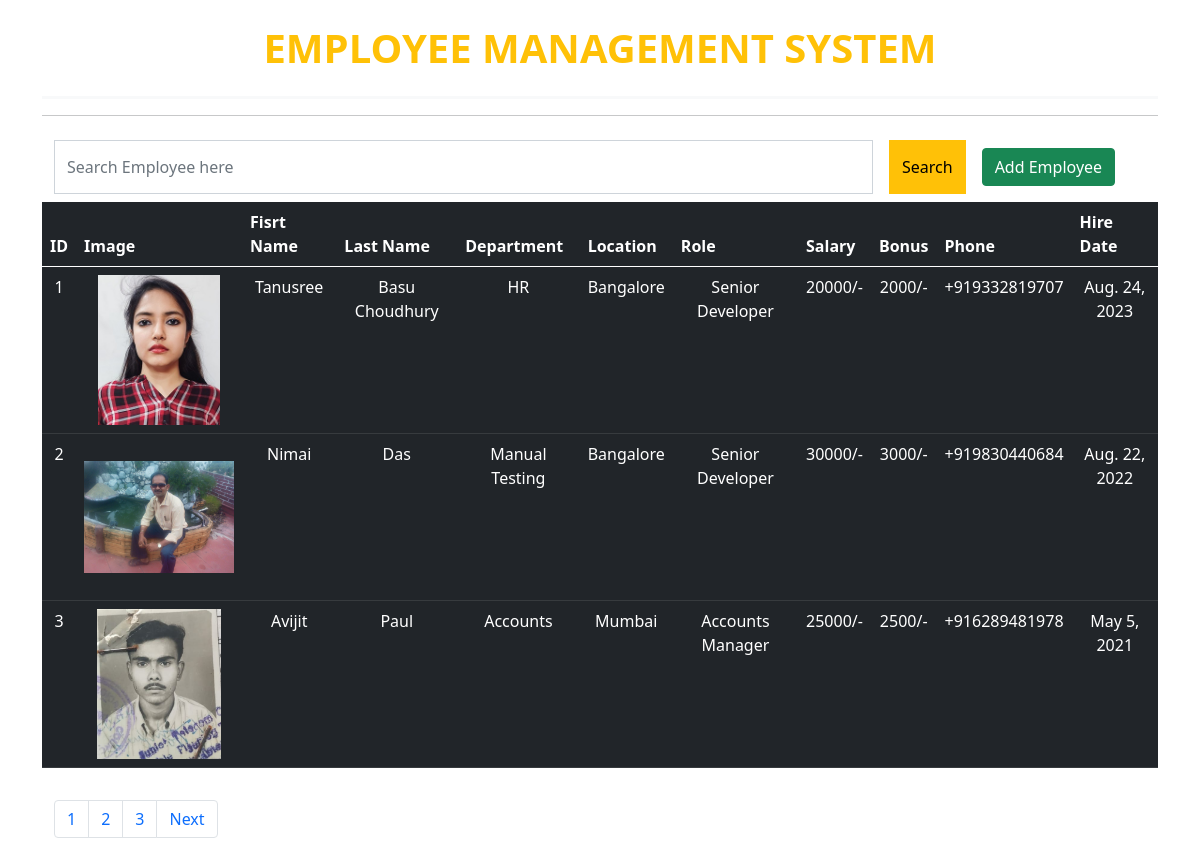
The app's page /all-emp with its own data.
### emp_app/models.py (models this page shows, shortened)
class Employee(models.Model):
    first_name = models.CharField(max_length=100, null=False)
    last_name = models.CharField(max_length=100)
    dept  = models.ForeignKey(Department, on_delete=models.CASCADE)
    salary = models.IntegerField(default=0)
    bonus = models.IntegerField(default=0)
    role = models.ForeignKey(Role, on_delete=models.CASCADE)
    photo = models.FileField(upload_to='photos/', null=True, default=None)
    phone = models.IntegerField(default=0)
    hire_date = models.DateField()

class Department(models.Model):
    name = models.CharField(max_length=100)
    location = models.CharField(max_length=100)

class Role(models.Model):
    name = models.CharField(max_length=100)

### emp_app/views.py (the view)
# urls.py: path('all-emp', views.showemp, name='all_emp'),
def showemp(request):
  employee= Employee.objects.all()
  paginator = Paginator(employee,3)
  page_number = request.GET.get("page")
  employee_finalData = paginator.get_page(page_number)
  total_page = employee_finalData.paginator.num_pages
  if request.method=="GET":
    search_data = request.GET.get('search_term')
    data={}
    if search_data:
      employee_finalData = Employee.objects.filter(
        Q(first_name__icontains=search_data) |
        Q(last_name__icontains=search_data)
      )
  data ={
    "employee_finalData": employee_finalData,
    "totalPagelist": [n+1 for n in range(total_page)]
  }
  return render(request,"show-emp.html",data)

### emp_app/templates/show-emp.html (shortened to what this page needs)
{% extends "layouts.html" %}
{% block content %}
<div class="row m-auto">
<div class="col-md-12 m-auto">
  <form action="" method="get">
    <div class="d-flex  m-auto my-2">
    <input type="text" placeholder="Search Employee here" name="search_term" id="" class="form-control w-75 rounded-0">
    <button type="submit" class="btn btn-warning mx-3 rounded-0">Search</button>
    <div class="d-flex my-2 justify-content-end">
      <a href="{% url "add_emp" %}" class="btn btn-success">Add Employee</a>
    </div>
  </div>
  </form>
</div>
  {% if employee_finalData %}
  <table class="table table-dark class="text-center m-auto" table-bordered table-stripped table-hover">
    <thead>
      <th scope="row">ID</th>
      <th>Image</th>
      <th>Fisrt Name</th>
      <th>Last Name</th>
      <th>Department</th>
      <th>Location</th>
      <th>Role</th>
      <th>Salary</th>
      <th>Bonus</th>
      <th>Phone</th>
      <th>Hire Date</th>
    </thead>
    <tbody>
    {% for employee in employee_finalData  %}
    <tr>
      <td class="text-center m-auto">{{employee.id}}</td>
      <td class="text-center m-auto">
        <img src="{{employee.photo.url}}" width="150px" height="150px" style="object-fit:contain"  alt="">
      </td>
      <td class="text-center m-auto">{{employee.first_name}}</td>
      <td class="text-center m-auto">{{employee.last_name}}</td>
      <td class="text-center m-auto">{{employee.dept.name}}</td>
      <td class="text-center m-auto">{{employee.dept.location}}</td>
      <td class="text-center m-auto">{{employee.role.name}}</td>
      <td class="text-center m-auto">{{employee.salary}}/-</td>
      <td class="text-center m-auto">{{employee.bonus}}/-</td>
      <td class="text-center m-auto">+91{{employee.phone}}</td>
      <td class="text-center m-auto">{{employee.hire_date}}</td>
    </tr>
    {% endfor %}
  </tbody>
    {% else %}
    <h2 class="text-center">No Data Found</h2>
    {% endif %}
  </table>
    <div class="my-3 m-auto">
    <nav aria-label="Page  navigation example">
        <ul class="pagination">
          {% for n in totalPagelist  %}
          <li class="page-item"><a class="page-link" href="?page={{n}}">{{n}}</a></li>
          {% endfor %}
          {% if employee_finalData.has_next %}
          <li class="page-item"><a class="page-link" href="?page={{employee_finalData.next_page_number}}">Next</a></li>
          {% endif %}
        </ul>
      </nav>
    </div>
</div>
{% endblock  %}

### emp_app/templates/layouts.html (shortened to what this page needs)
{% load static %}
<!doctype html>
<html lang="en">
  <head>
    <link href="https://cdn.jsdelivr.net/npm/bootstrap@5.0.2/dist/css/bootstrap.min.css" rel="stylesheet">
  </head>
  <body >
    <div class="container">
        <h1 class="text-center border-bottom border-light border-3  text-warning fw-bold p-4">EMPLOYEE MANAGEMENT SYSTEM </h1>
        <hr>
    {% block content %}
    {% endblock content %}
    </div>
  </body>
</html>

### records on screen
Employee: id "1", photo (picture), first_name "Tanusree", last_name "Basu Choudhury", dept.name "HR", dept.location "Bangalore", role.name "Senior Developer", salary "20000", bonus "2000", phone "9332819707", hire_date "Aug. 24, 2023"
Employee: id "2", photo (picture), first_name "Nimai", last_name "Das", dept.name "Manual Testing", dept.location "Bangalore", role.name "Senior Developer", salary "30000", bonus "3000", phone "9830440684", hire_date "Aug. 22, 2022"
Employee: id "3", photo (picture), first_name "Avijit", last_name "Paul", dept.name "Accounts", dept.location "Mumbai", role.name "Accounts Manager", salary "25000", bonus "2500", phone "6289481978", hire_date "May 5, 2021"

### other values on screen
{{ n }} "1" "2" "3"
